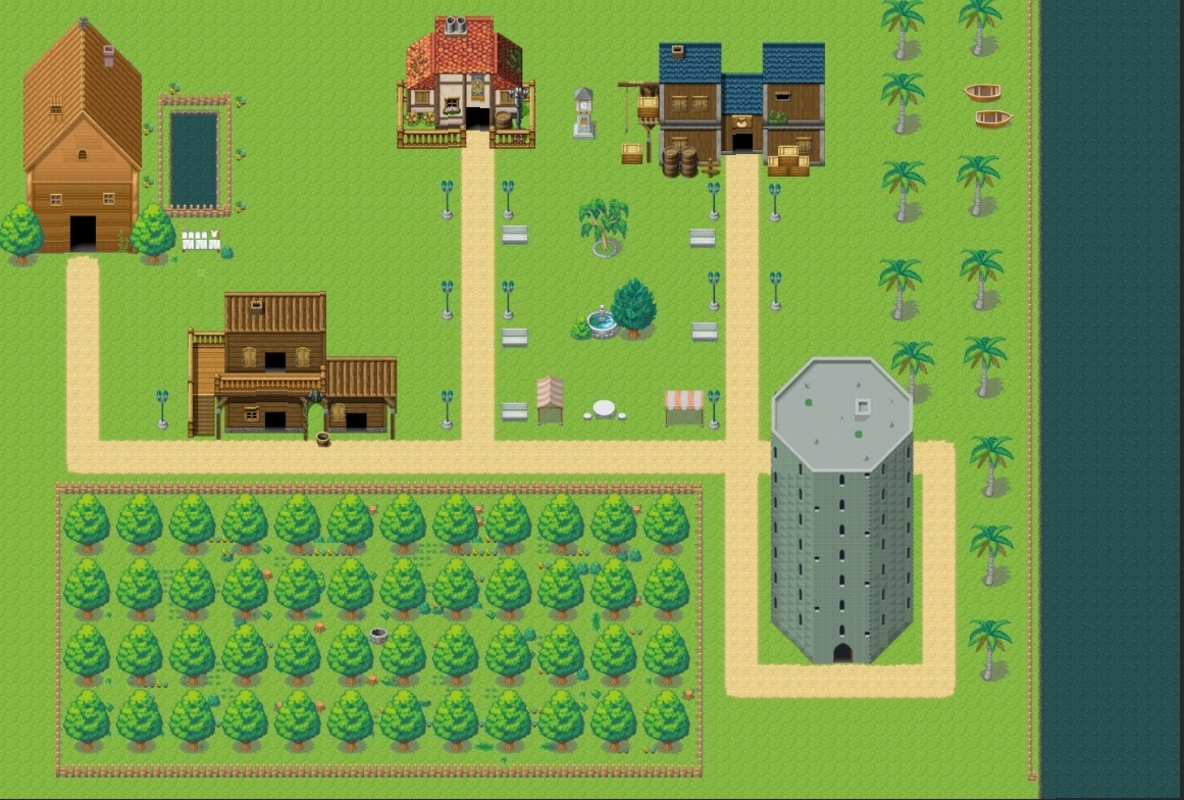

A 2D game scene composited from a Tiled map and its tileset images. What follows is a short description and the map's XML, with each tile layer's data collapsed to a summary:
An orthogonal 37x25 tile map with 32x32 px tiles, 2 tile layers (Nivel, Muros Invisibles), 2 tilesets.

<map version="1.2" tiledversion="1.3.4" orientation="orthogonal" renderorder="right-down" width="37" height="25" tilewidth="32" tileheight="32" infinite="0" nextlayerid="3" nextobjectid="1">
 <tileset firstgid="1" source="Nivel0.tsx" />
 <tileset firstgid="2" source="nivel0.M.tsx" />
 <layer id="1" name="Nivel" width="37" height="25">
  <data>[925 cells, 1 non-empty, 1 distinct tile ids]</data>
 </layer>
 <layer id="2" name="Muros Invisibles" width="37" height="25">
  <data>[925 cells, 297 non-empty, 297 distinct tile ids]</data>
 </layer>
</map>
